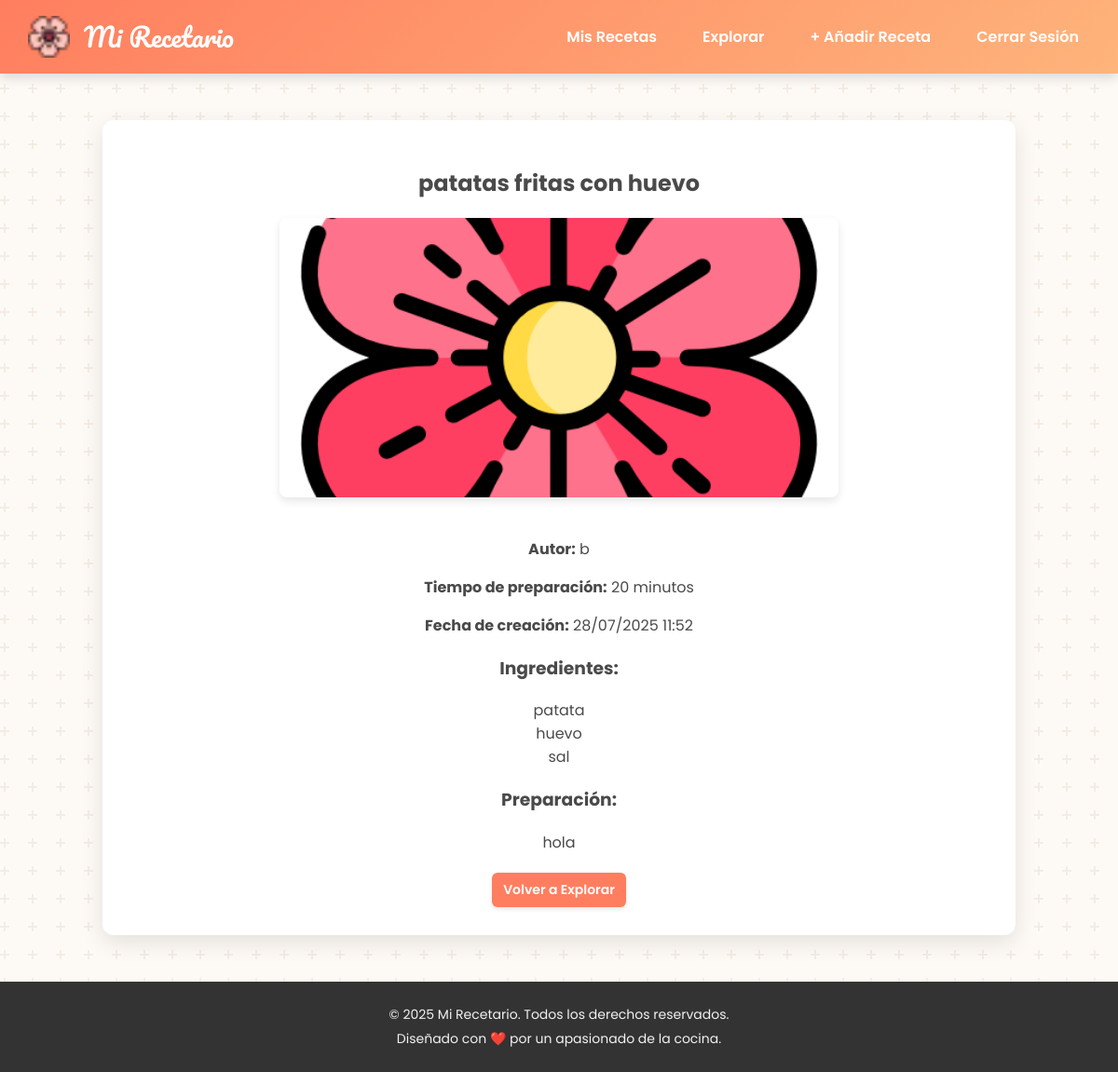
The page /view_recipe.php?id=11&explore=1 (signed in) on the database its author committed.
### tables this page shows
CREATE TABLE IF NOT EXISTS `recetas` (
  `id_receta` int NOT NULL AUTO_INCREMENT,
  `id_usuario` int NOT NULL,
  `nombre_receta` varchar(100) NOT NULL,
  `ingredientes` text NOT NULL,
  `preparacion` text NOT NULL,
  `tiempo_preparacion_minutos` int DEFAULT NULL,
  `fecha_creacion` datetime DEFAULT CURRENT_TIMESTAMP,
  `imagen_url` varchar(100) NOT NULL,
  PRIMARY KEY (`id_receta`),
  KEY `id_usuario` (`id_usuario`)
);

CREATE TABLE IF NOT EXISTS `usuarios` (
  `id_usuario` int NOT NULL AUTO_INCREMENT,
  `nombre_usuario` varchar(50) NOT NULL,
  `email` varchar(100) NOT NULL,
  `contrasena` varchar(255) NOT NULL,
  `fecha_registro` datetime DEFAULT CURRENT_TIMESTAMP,
  PRIMARY KEY (`id_usuario`),
  UNIQUE KEY `nombre_usuario` (`nombre_usuario`),
  UNIQUE KEY `email` (`email`)
);

### public/view_recipe.php (the view, shortened to what this page needs)
<?php
require_once '../includes/header.php';
require_once '../includes/db_connect.php';
$user_id = $_SESSION['user_id'];
$recipe = null;
$is_explore_mode = isset($_GET['explore']) && $_GET['explore'] == 1;
if (isset($_GET['id']) && is_numeric($_GET['id'])) {
    $id_receta = $_GET['id'];
    try {
        if ($is_explore_mode) {
            $stmt = $pdo->prepare("SELECT r.*, u.nombre_usuario AS autor FROM recetas r JOIN usuarios u ON r.id_usuario = u.id_usuario WHERE r.id_receta = ?");
            $stmt->execute([$id_receta]);
            $recipe = $stmt->fetch();
        } else {
            $stmt = $pdo->prepare("SELECT * FROM recetas WHERE id_receta = ? AND id_usuario = ?");
            $stmt->execute([$id_receta, $user_id]);
            $recipe = $stmt->fetch();
        }
    } catch (\PDOException $e) {
        error_log("Error al cargar detalle de receta: " . $e->getMessage());
        $_SESSION['message'] = '<p class="message error">Error al cargar la receta. Inténtalo de nuevo más tarde.</p>';
        header('Location: dashboard.php');
        exit();
    }
} else {
    $_SESSION['message'] = '<p class="message error">ID de receta no válido.</p>';
    header('Location: dashboard.php');
    exit();
}
?>
<div class="recipe-detail-container">
    <?php if ($recipe): ?>
        <h2><?php echo htmlspecialchars($recipe['nombre_receta']); ?></h2>
        <img src="<?= htmlspecialchars($recipe['imagen_url'] ?? 'img/flor-de-cerezo.png') ?>"
                 alt="Imagen de <?= htmlspecialchars($recipe['nombre_receta']) ?>"
                 class="recipe-image-full"
                 onerror="this.onerror=null;this.src='img/flor-de-cerezo.png';">
        <?php if (isset($recipe['autor'])): ?>
            <p><strong>Autor:</strong> <?php echo htmlspecialchars($recipe['autor']); ?></p>
        <?php endif; ?>
        <p><strong>Tiempo de preparación:</strong> <?php echo htmlspecialchars($recipe['tiempo_preparacion_minutos']); ?> minutos</p>
        <p><strong>Fecha de creación:</strong> <?php echo date('d/m/Y H:i', strtotime($recipe['fecha_creacion'])); ?></p>
        <h3>Ingredientes:</h3>
        <p><?php echo nl2br(htmlspecialchars($recipe['ingredientes'])); ?></p>
        <h3>Preparación:</h3>
        <p><?php echo nl2br(htmlspecialchars($recipe['preparacion'])); ?></p>
        <div class="detail-actions">
            <?php
            if ($is_explore_mode) {
                echo '<a href="explore_recipes.php" class="btn btn-primary">Volver a Explorar</a>';
            } else {
                echo '<a href="dashboard.php" class="btn btn-primary">Volver a mis Recetas</a>';
            }
            ?>
        </div>
    <?php endif; ?>
</div>
<?php
require_once '../includes/footer.php';
?>

### public/css/style.css (style rules this page uses)
html { box-sizing: border-box; }
*, *:before, *:after { box-sizing: inherit; }
body { font-family: 'Poppins', sans-serif; background-color: #fdfaf6; color: #4a4a4a; margin: 0; display: flex; flex-direction: column; min-height: 100vh; overflow-x: hidden; }
.container, .dashboard-container, .form-container, .recipe-detail-container, .explore-container { background-color: #ffffff; padding: 30px 40px; border-radius: 12px; box-shadow: 0 8px 25px rgba(0, 0, 0, 0.1); width: 100%; max-width: 980px; margin: 30px auto; text-align: center; }
.btn, button { background: #ff7e5f; color: white; padding: 8px 12px; border: none; border-radius: 6px; cursor: pointer; font-size: 14px; font-weight: 600; text-decoration: none; display: inline-block; transition: background-color 0.3s, transform 0.2s, box-shadow 0.3s; box-shadow: 0 2px 5px rgba(0, 0, 0, 0.1); }
.recipe-image-full { width: 100%; max-width: 600px; height: 300px; object-fit: cover; border-radius: 8px; margin-bottom: 20px; box-shadow: 0 4px 10px rgba(0, 0, 0, 0.1); }
.detail-actions { display: flex; flex-wrap: wrap; gap: 10px; margin-top: 20px; justify-content: center; }

### rows shown on the page
recetas: nombre_receta "patatas fritas con huevo", imagen_url (picture), id_usuario.nombre_usuario "b", tiempo_preparacion_minutos "20", fecha_creacion "28/07/2025 11:52", ingredientes "patata huevo sal", preparacion "hola"
